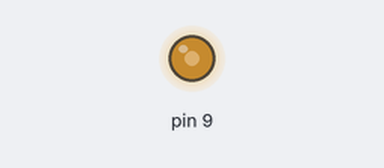
A sketch run on a simulated Arduino Uno, built with avr-gcc and run on an emulated ATmega328P. Parts: output pins drawn as LEDs (lit = HIGH).

Above: at 0.1 s.
At 39.75 s:
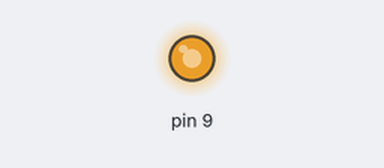
Timing chart, 0 to 40.0 s (numbered marks = the images above):
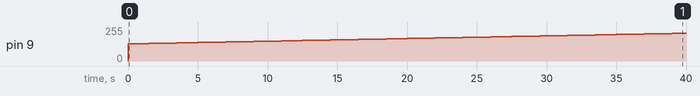

The sketch:

PWMcontrolledDrive.ino
```cpp
/* PWM-Controlled-Drive
 by Anton Gladyshev
 source https://github.com/Areso/Arduino-PWM-Controlled-Drive/
 last modified 2016-04-10
*/
 int x = 128;

void setup() {
  // put your setup code here, to run once:


}

void loop() {
  // put your main code here, to run repeatedly:
  if (x < 255)
  {
    x = x +1;
  }
  else
  {
    x = 128;
  }
  analogWrite(9, x);
  delay(500);
}
```

Measured:
- by itself, pin 9: moves from 0/255 to 208/255 over 39.5 s
